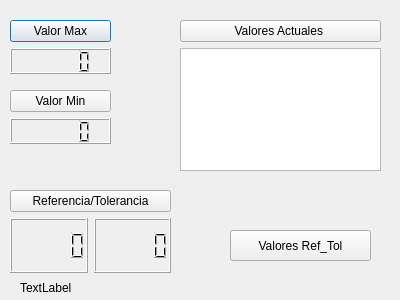
<?xml version="1.0" encoding="UTF-8"?>
<ui version="4.0">
 <class>pagPrincipal</class>
 <widget class="QDialog" name="pagPrincipal">
  <property name="geometry">
   <rect>
    <x>0</x>
    <y>0</y>
    <width>400</width>
    <height>300</height>
   </rect>
  </property>
  <property name="windowTitle">
   <string>Dialog</string>
  </property>
  <property name="modal">
   <bool>false</bool>
  </property>
  <widget class="QWidget" name="verticalLayoutWidget">
   <property name="geometry">
    <rect>
     <x>10</x>
     <y>20</y>
     <width>101</width>
     <height>54</height>
    </rect>
   </property>
   <layout class="QVBoxLayout" name="verticalLayout">
    <item>
     <widget class="QPushButton" name="ValMax">
      <property name="text">
       <string>Valor Max</string>
      </property>
     </widget>
    </item>
    <item>
     <widget class="QLCDNumber" name="lcdNumber_2"/>
    </item>
   </layout>
  </widget>
  <widget class="QWidget" name="verticalLayoutWidget_2">
   <property name="geometry">
    <rect>
     <x>10</x>
     <y>90</y>
     <width>101</width>
     <height>54</height>
    </rect>
   </property>
   <layout class="QVBoxLayout" name="verticalLayout_2">
    <item>
     <widget class="QPushButton" name="ValMin">
      <property name="text">
       <string>Valor Min</string>
      </property>
     </widget>
    </item>
    <item>
     <widget class="QLCDNumber" name="lcdNumber"/>
    </item>
   </layout>
  </widget>
  <widget class="QWidget" name="verticalLayoutWidget_3">
   <property name="geometry">
    <rect>
     <x>10</x>
     <y>190</y>
     <width>161</width>
     <height>83</height>
    </rect>
   </property>
   <layout class="QVBoxLayout" name="verticalLayout_3">
    <item>
     <widget class="QPushButton" name="Referencia">
      <property name="text">
       <string>Referencia/Tolerancia</string>
      </property>
     </widget>
    </item>
    <item>
     <layout class="QHBoxLayout" name="horizontalLayout">
      <item>
       <widget class="QLCDNumber" name="lcdNumber_4"/>
      </item>
      <item>
       <widget class="QLCDNumber" name="lcdNumber_3"/>
      </item>
     </layout>
    </item>
   </layout>
  </widget>
  <widget class="QWidget" name="verticalLayoutWidget_4">
   <property name="geometry">
    <rect>
     <x>180</x>
     <y>20</y>
     <width>201</width>
     <height>151</height>
    </rect>
   </property>
   <layout class="QVBoxLayout" name="verticalLayout_4">
    <item>
     <widget class="QPushButton" name="ValoreActuales">
      <property name="text">
       <string>Valores Actuales </string>
      </property>
     </widget>
    </item>
    <item>
     <widget class="QListWidget" name="tabla"/>
    </item>
   </layout>
  </widget>
  <widget class="QPushButton" name="RegistroAnterior">
   <property name="geometry">
    <rect>
     <x>230</x>
     <y>230</y>
     <width>141</width>
     <height>31</height>
    </rect>
   </property>
   <property name="text">
    <string>Valores Ref_Tol</string>
   </property>
  </widget>
  <widget class="QLabel" name="text">
   <property name="geometry">
    <rect>
     <x>20</x>
     <y>280</y>
     <width>65</width>
     <height>15</height>
    </rect>
   </property>
   <property name="text">
    <string>TextLabel</string>
   </property>
  </widget>
 </widget>
 <resources/>
 <connections>
  <connection>
   <sender>ValMax</sender>
   <signal>clicked()</signal>
   <receiver>lcdNumber_2</receiver>
   <slot>setDecMode()</slot>
   <hints>
    <hint type="sourcelabel">
     <x>77</x>
     <y>30</y>
    </hint>
    <hint type="destinationlabel">
     <x>78</x>
     <y>53</y>
    </hint>
   </hints>
  </connection>
  <connection>
   <sender>ValMin</sender>
   <signal>clicked()</signal>
   <receiver>lcdNumber</receiver>
   <slot>setDecMode()</slot>
   <hints>
    <hint type="sourcelabel">
     <x>51</x>
     <y>108</y>
    </hint>
    <hint type="destinationlabel">
     <x>50</x>
     <y>127</y>
    </hint>
   </hints>
  </connection>
  <connection>
   <sender>Referencia</sender>
   <signal>clicked()</signal>
   <receiver>lcdNumber_4</receiver>
   <slot>setDecMode()</slot>
   <hints>
    <hint type="sourcelabel">
     <x>103</x>
     <y>203</y>
    </hint>
    <hint type="destinationlabel">
     <x>84</x>
     <y>237</y>
    </hint>
   </hints>
  </connection>
  <connection>
   <sender>Referencia</sender>
   <signal>clicked()</signal>
   <receiver>lcdNumber_3</receiver>
   <slot>setDecMode()</slot>
   <hints>
    <hint type="sourcelabel">
     <x>135</x>
     <y>201</y>
    </hint>
    <hint type="destinationlabel">
     <x>122</x>
     <y>235</y>
    </hint>
   </hints>
  </connection>
 </connections>
</ui>
